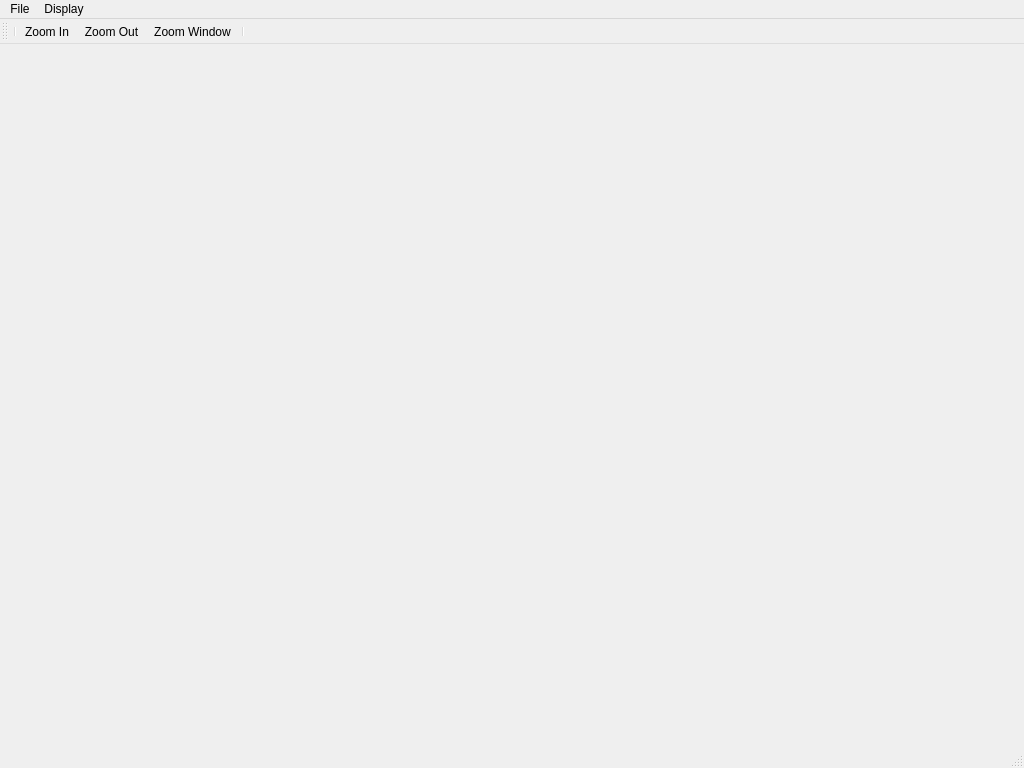
<?xml version="1.0" encoding="UTF-8"?>
<ui version="4.0">
 <class>MPWindow</class>
 <widget class="QMainWindow" name="MPWindow">
  <property name="geometry">
   <rect>
    <x>0</x>
    <y>0</y>
    <width>1024</width>
    <height>768</height>
   </rect>
  </property>
  <property name="windowTitle">
   <string>Merkopolo</string>
  </property>
  <property name="windowIcon">
   <iconset resource="../resources/icons/icons.qrc">
    <normaloff>:/mpIcons/merkopolo.svg</normaloff>:/mpIcons/merkopolo.svg</iconset>
  </property>
  <widget class="QWidget" name="centralWidget"/>
  <widget class="QMenuBar" name="menuBar">
   <property name="geometry">
    <rect>
     <x>0</x>
     <y>0</y>
     <width>1024</width>
     <height>25</height>
    </rect>
   </property>
   <widget class="QMenu" name="menuFile">
    <property name="title">
     <string>File</string>
    </property>
    <addaction name="quitAction"/>
   </widget>
   <widget class="QMenu" name="menuDisplay">
    <property name="title">
     <string>Display</string>
    </property>
    <addaction name="displayInfosDockAction"/>
   </widget>
   <addaction name="menuFile"/>
   <addaction name="menuDisplay"/>
  </widget>
  <widget class="QToolBar" name="mainToolBar">
   <property name="styleSheet">
    <string notr="true">border-bottom: 1px solid #ddd;</string>
   </property>
   <attribute name="toolBarArea">
    <enum>TopToolBarArea</enum>
   </attribute>
   <attribute name="toolBarBreak">
    <bool>false</bool>
   </attribute>
   <addaction name="separator"/>
   <addaction name="viewZoomInAction"/>
   <addaction name="viewZoomOutAction"/>
   <addaction name="viewZoomWindowAction"/>
   <addaction name="separator"/>
  </widget>
  <widget class="QStatusBar" name="statusBar">
   <property name="styleSheet">
    <string notr="true"/>
   </property>
  </widget>
  <action name="viewZoomInAction">
   <property name="icon">
    <iconset resource="../resources/icons/icons.qrc">
     <normaloff>:/mpIcons/MActionZoomIn.svg</normaloff>:/mpIcons/MActionZoomIn.svg</iconset>
   </property>
   <property name="text">
    <string>Zoom In</string>
   </property>
   <property name="shortcut">
    <string>+</string>
   </property>
  </action>
  <action name="viewZoomOutAction">
   <property name="icon">
    <iconset resource="../resources/icons/icons.qrc">
     <normaloff>:/mpIcons/MActionZoomOut.svg</normaloff>:/mpIcons/MActionZoomOut.svg</iconset>
   </property>
   <property name="text">
    <string>Zoom Out</string>
   </property>
   <property name="shortcut">
    <string>-</string>
   </property>
  </action>
  <action name="viewZoomWindowAction">
   <property name="icon">
    <iconset resource="../resources/icons/icons.qrc">
     <normaloff>:/mpIcons/MActionZoomRegion.svg</normaloff>:/mpIcons/MActionZoomRegion.svg</iconset>
   </property>
   <property name="text">
    <string>Zoom Window</string>
   </property>
  </action>
  <action name="displayInfosDockAction">
   <property name="checkable">
    <bool>true</bool>
   </property>
   <property name="text">
    <string>Show informations</string>
   </property>
  </action>
  <action name="quitAction">
   <property name="text">
    <string>&amp;Quit</string>
   </property>
  </action>
 </widget>
 <layoutdefault spacing="6" margin="11"/>
 <resources>
  <include location="../resources/icons/icons.qrc"/>
 </resources>
 <connections>
  <connection>
   <sender>quitAction</sender>
   <signal>triggered()</signal>
   <receiver>MPWindow</receiver>
   <slot>close()</slot>
   <hints>
    <hint type="sourcelabel">
     <x>-1</x>
     <y>-1</y>
    </hint>
    <hint type="destinationlabel">
     <x>511</x>
     <y>383</y>
    </hint>
   </hints>
  </connection>
  <connection>
   <sender>viewZoomInAction</sender>
   <signal>triggered()</signal>
   <receiver>MPWindow</receiver>
   <slot>viewZoomIn()</slot>
   <hints>
    <hint type="sourcelabel">
     <x>-1</x>
     <y>-1</y>
    </hint>
    <hint type="destinationlabel">
     <x>511</x>
     <y>383</y>
    </hint>
   </hints>
  </connection>
  <connection>
   <sender>viewZoomOutAction</sender>
   <signal>triggered()</signal>
   <receiver>MPWindow</receiver>
   <slot>viewZoomOut()</slot>
   <hints>
    <hint type="sourcelabel">
     <x>-1</x>
     <y>-1</y>
    </hint>
    <hint type="destinationlabel">
     <x>511</x>
     <y>383</y>
    </hint>
   </hints>
  </connection>
  <connection>
   <sender>viewZoomWindowAction</sender>
   <signal>triggered()</signal>
   <receiver>MPWindow</receiver>
   <slot>viewZoomWindow()</slot>
   <hints>
    <hint type="sourcelabel">
     <x>-1</x>
     <y>-1</y>
    </hint>
    <hint type="destinationlabel">
     <x>511</x>
     <y>383</y>
    </hint>
   </hints>
  </connection>
  <connection>
   <sender>displayInfosDockAction</sender>
   <signal>triggered()</signal>
   <receiver>MPWindow</receiver>
   <slot>displayInfosDock()</slot>
   <hints>
    <hint type="sourcelabel">
     <x>-1</x>
     <y>-1</y>
    </hint>
    <hint type="destinationlabel">
     <x>511</x>
     <y>383</y>
    </hint>
   </hints>
  </connection>
 </connections>
 <slots>
  <slot>viewZoomIn()</slot>
  <slot>viewZoomOut()</slot>
  <slot>viewZoomWindow()</slot>
  <slot>displayInfosDock()</slot>
 </slots>
</ui>
